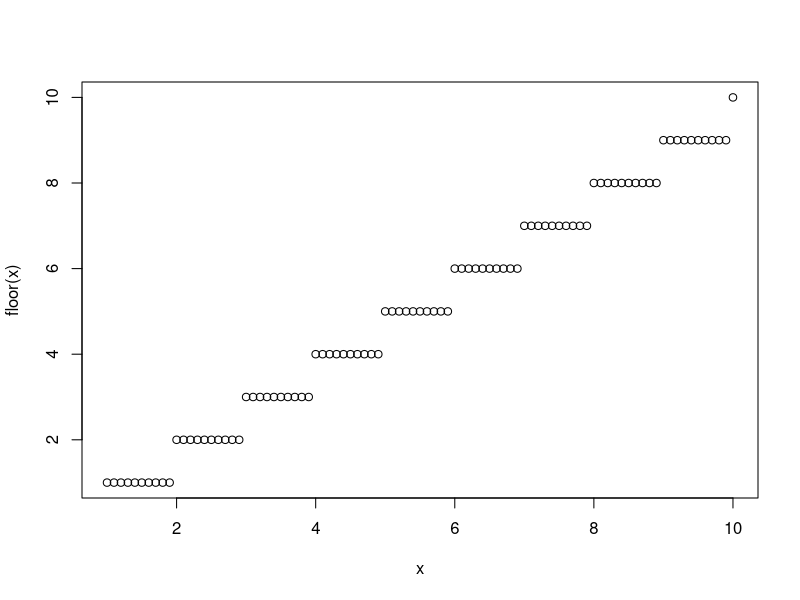

This chart was generated by the following R code:
##Simple Calculator
1+1
3*4
3**4 #power
sqrt(2) #square root of
pi
pi*3^2
log(exp(1))
3/4
5/0
10-Inf
log(0)
-Inf/Inf #"NaN" means not a number
NA #"NA" means Not Available
8%%4 #remainder
sin(pi/2)
round(1234.5678, 1)
round(1234.5678, 2)
round(1234.5678, -2)
help(round)
?round
floor(pi)
ceiling(pi)
trunc(pi)
x = seq(1, 10, by = 0.1)
x
plot(x, floor(x))

#assign vlb
a = 2
b = 3
a+b
print(a+b)
rm(b) #清空b
rm(list = ls()) #清空變數 #等於按掃把按鈕
a = 5
#several frequent used data structure
#value (mentioned above)
#vector
c1 = c(0,1,2,3,4)
c1
is.vector(c1) #當你想確認資料型態時
a*c1
c1 = 1:5
c1 = seq(1,5, by = 1)
c2 = c(2,4,6,8,10)
c1+c2 #元素相加
c1*c2 #兩個向量的"*乘法"
c3 = c(c(1,2,3),
       c(4,5,6)) #串起來；還是vector，永遠是n*1的向量
c3
length(c1)
c1
c1[2]
c2[4]
#logic (Boolean)
c1[2] == 2
c2[4] > 8
length(c3) != 5

mean(c1)
min(c1)
max(c1)
sum(c1) # R^n -> R^1
log(c1) # R^n -> R^n
factorial(c1)

z = c(1, 2, NA, 3, NA, 4)
z
is.na(z)
mean(z)
mean(z, na.rm = TRUE)

#character
x1 = "I love Statistics"
x1[1]
x1[2]
length(x1)
x2 = c("I", "love", "Statistics")
x2[3]
length(x2)
nchar(x2)

#matrix
A1 = matrix(1:15, nrow = 5)
A1
A2 = matrix(16:30, ncol = 3) #assign either one is enough
A2
A3 = matrix(1:15, nrow = 5, ncol = 5) #if exceed 1:15
A3
A1 = matrix(1:15, nrow = 5, dimnames = list(c('r1', 'r2', 'r3', 'r4', 'r5'), 
                                            c('c1', 'c2', 'c3')))
A1
nrow(A1)
ncol(A1)
dim(A1)
colnames(A1)
rownames(A1)
head(A1)
tail(A1)
A1
A1+A1
A1*A1
A1t = t(A1) #transpose
A1%*%A1t # "%*%矩陣乘法"

A1[3, ] #list the 3rd row
A1[3, 1:2] #list the 3rd and only the 1st to 2nd cols
A1[, 2] #list the 2nd col
A1[, 2:3]
A2
A3 = cbind(A1, A2)
colnames(A3)
rbind(A1, A2)

